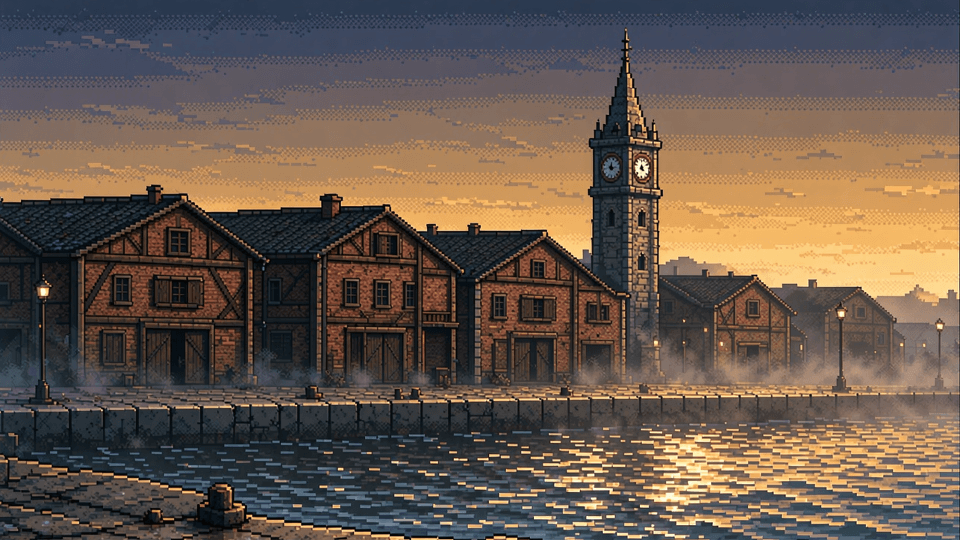
#> input picture assets/backgrounds/bg_canal_dawn.png, 960 x 540 px
$ python build_bg_canal_dawn.py ../assets/backgrounds/bg_canal_dawn.png
#> lines starting #> are read from the running program, lines starting #| are printed output that depends on the picture
"""
第二幕结局背景：古运河破晓
==================================================================
用法： python scripts/build_bg_canal_dawn.py <生图源文件>
把 1536x1024 的生图裁成 16:9，缩放到 1920x1080 / 960x540，
并做一层轻微的「晨光」调色（提亮 + 提暖 + 微微提饱和）。
"""
import os
import sys
from PIL import Image, ImageEnhance

ROOT = os.path.dirname(os.path.dirname(os.path.abspath(__file__)))
OUT_2X = os.path.join(ROOT, 'assets/backgrounds/bg_canal_dawn@2x.png')
OUT_1X = os.path.join(ROOT, 'assets/backgrounds/bg_canal_dawn.png')

W, H = 1920, 1080
CROP_H = 864                      # 1536x1024 -> 1536x864 (16:9)，切掉底部黑边与水印


def grade(img):
    """晨光调色：整体提亮、暖调高光、轻微提饱和，保留上方一点冷色。"""
    img = img.convert('RGB')
    img = ImageEnhance.Brightness(img).enhance(1.06)
    img = ImageEnhance.Color(img).enhance(1.14)
    img = ImageEnhance.Contrast(img).enhance(1.03)
    r, g, b = img.split()
    # 亮部往暖金走，暗部留住一点夜色冷蓝
    r = r.point(lambda v: min(255, int(v * 1.035 + 4)))
    g = g.point(lambda v: min(255, int(v * 0.995 + 1)))
    b = b.point(lambda v: min(255, int(v * 0.955)))
    img = Image.merge('RGB', (r, g, b))
    return img


def build(src_path, out_2x=OUT_2X, out_1x=OUT_1X):
#> called with src_path = '../assets/backgrounds/bg_canal_dawn.png', out_2x = 'assets/backgrounds/bg_canal_dawn@2x.png', out_1x = 'assets/backgrounds/bg_canal_dawn.png'
    src = Image.open(src_path).convert('RGB')
#> src is the input picture: PIL image 960x540 RGB; mean R, G, B 103.8, 88.8, 77.3
    w, h = src.size
#> w = 960; h = 540
    # 自动去掉模型加的左右黑边
    px = src.load()
    def col_dark(x):
        return all(sum(px[x, y]) < 40 for y in range(0, h, 8))
    x0 = 0
    while x0 < w - 1 and col_dark(x0):
        x0 += 1
#> after the loop, x0 = 0
    x1 = w - 1
#> x1 = 959
    while x1 > x0 and col_dark(x1):
        x1 -= 1
#> this loop made 0 passes
#> after the loop, x1 = 959
    x1 += 1
#> x1 = 960
    if x1 - x0 < w * 0.9:
        print('  detected black side bars {}..{} -> cropping'.format(x0, x1))

    crop_h = int((x1 - x0) * 9 / 16)
#> crop_h = 540
    crop_h = min(crop_h, h)
    top = 0
    img = src.crop((x0, top, x1, top + crop_h)).resize((W, H), Image.LANCZOS)
    img = grade(img)
#> in grade, `img = ImageEnhance.Contrast(img).enhance(1.03)`:
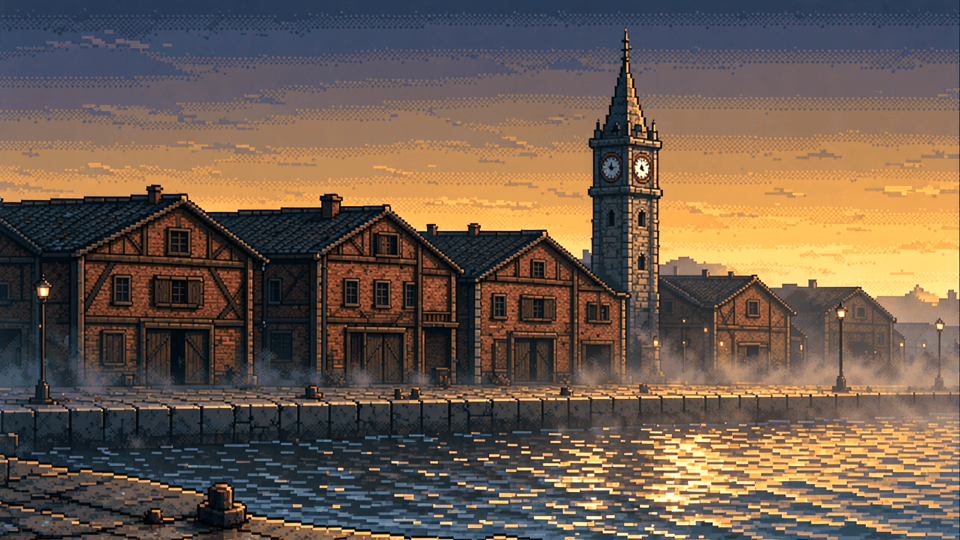
#> img: PIL image 1920x1080 RGB (shown at 1/2 size); mean R, G, B 109.7, 92.1, 77.8
#> in grade, `r, g, b = img.split()`:
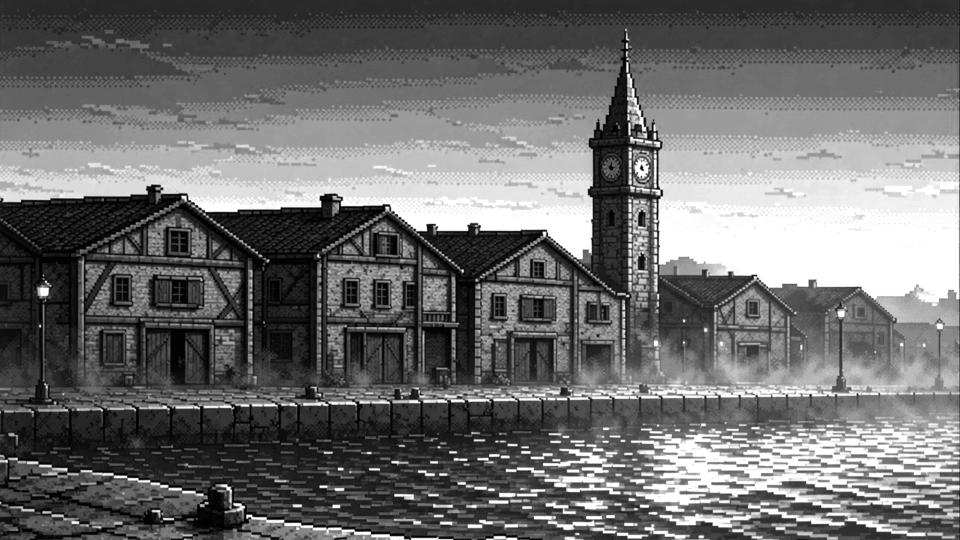
#> r: PIL image 1920x1080 L (shown at 1/2 size); min 0, max 255, mean 109.7
#> in grade, `r, g, b = img.split()`:
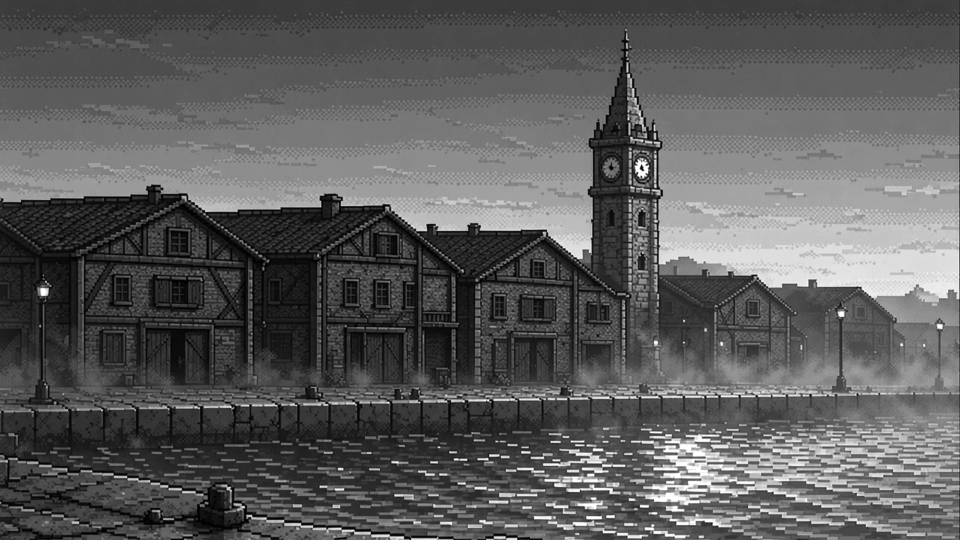
#> g: PIL image 1920x1080 L (shown at 1/2 size); min 0, max 255, mean 92.1
#> in grade, `r, g, b = img.split()`:
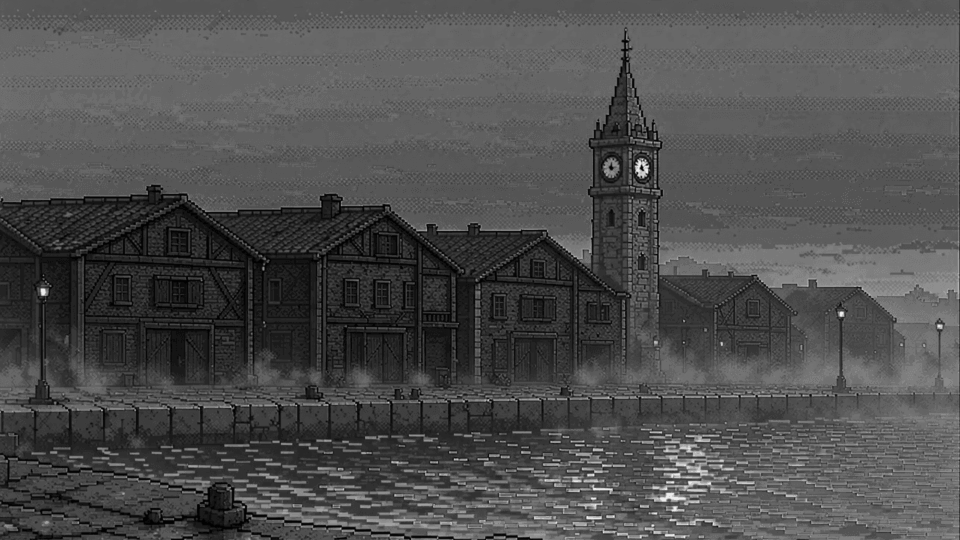
#> b: PIL image 1920x1080 L (shown at 1/2 size); min 0, max 255, mean 77.8

    # 量化成 256 色调色板：与项目其它背景一致，且能把体积压到 1MB 上下
    # （ Floyd-Steinberg 抖动可避免天空/水面渐变出现色带）
    pal = img.quantize(colors=256, method=Image.MEDIANCUT,
                       dither=Image.FLOYDSTEINBERG)
    pal.save(out_2x, optimize=True)
    small = pal.convert('RGB').resize((960, 540), Image.LANCZOS)
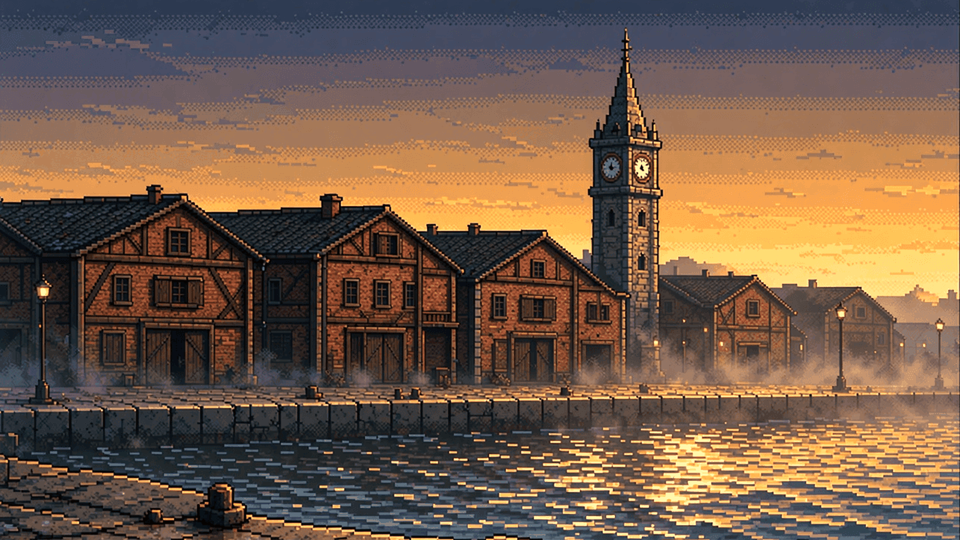
#> small: PIL image 960x540 RGB; mean R, G, B 116, 92, 73.6
    small.quantize(colors=256, method=Image.MEDIANCUT,
                   dither=Image.FLOYDSTEINBERG).save(out_1x, optimize=True)
    for p in (out_2x, out_1x):
        print('  saved {}  ({} KB)'.format(p, os.path.getsize(p) // 1024))
    return pal


if __name__ == '__main__':
    src = sys.argv[1]
    print('building from', os.path.basename(src))
    build(src)

$ run again, with assets/backgrounds/bg_exam_realm.png copied over assets/backgrounds/bg_canal_dawn.png
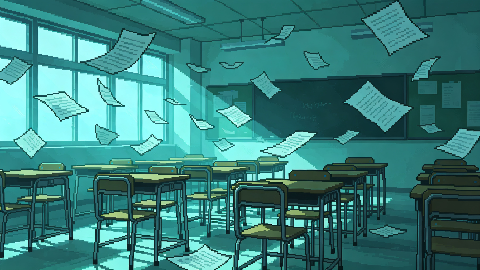
#> input picture assets/backgrounds/bg_exam_realm.png, 480 x 270 px
#> in build, src is the input picture: PIL image 480x270 RGB; mean R, G, B 56.6, 128.4, 124.8
#> in build, `x1 = w - 1`: x1 = 479
#> in build, `x1 += 1`: x1 = 480
#> crop_h = 270
#> in grade, `r, g, b = img.split()`:
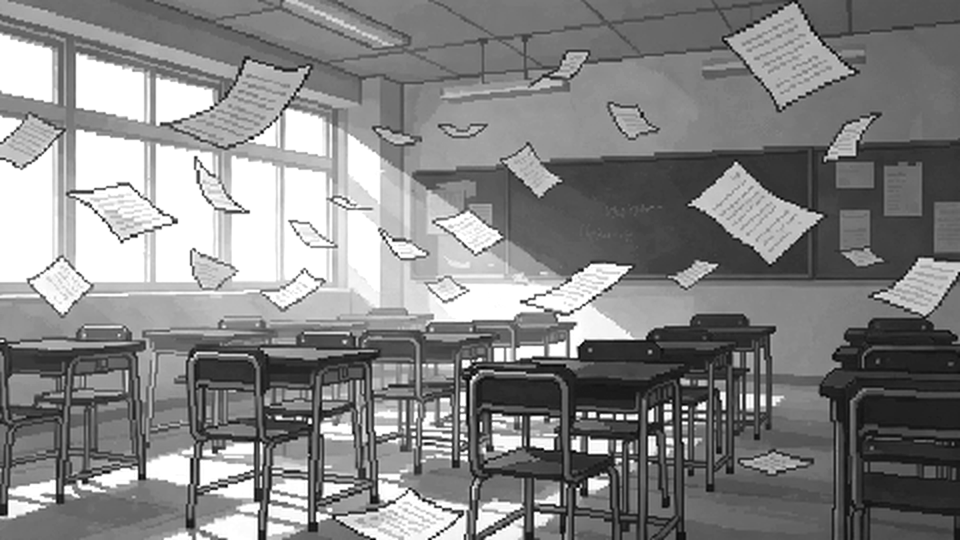
#> b: PIL image 1920x1080 L (shown at 1/2 size); min 0, max 255, mean 132.4
#> in build, `small = pal.convert('RGB').resize((960, 540), Image.LANCZOS)`:
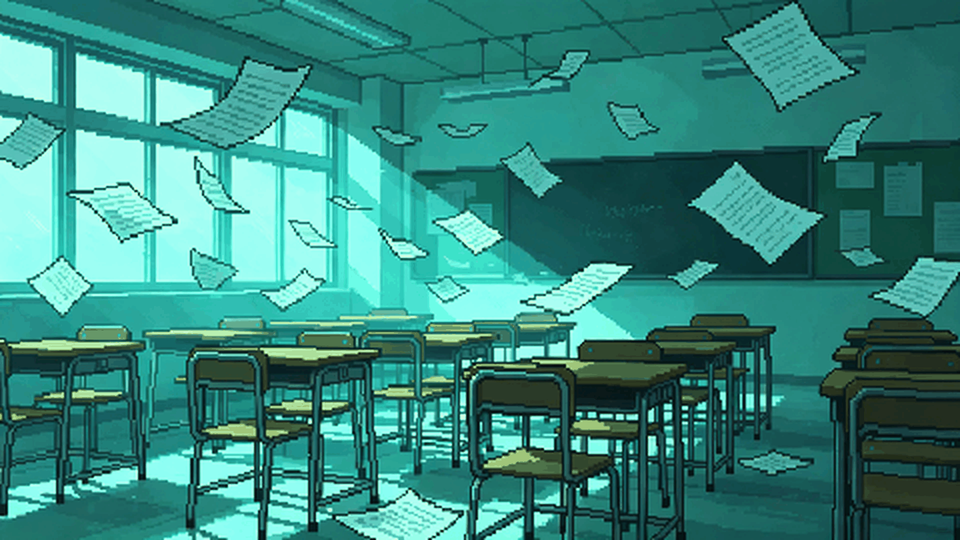
#> small: PIL image 960x540 RGB; mean R, G, B 54.6, 136, 126.1

$ run again, with assets/backgrounds/bg_field_relief.png copied over assets/backgrounds/bg_canal_dawn.png
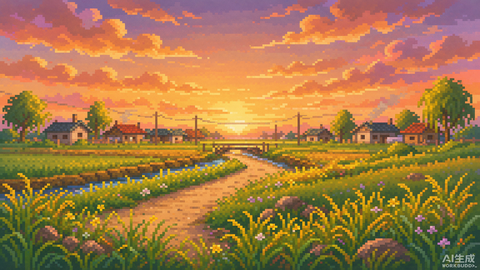
#> input picture assets/backgrounds/bg_field_relief.png, 480 x 270 px
#> in build, src is the input picture: PIL image 480x270 RGB; mean R, G, B 164.9, 121.6, 71.1
#> in build, `x1 = w - 1`: x1 = 479
#> in build, `x1 += 1`: x1 = 480
#> crop_h = 270
#> in grade, `r, g, b = img.split()`:
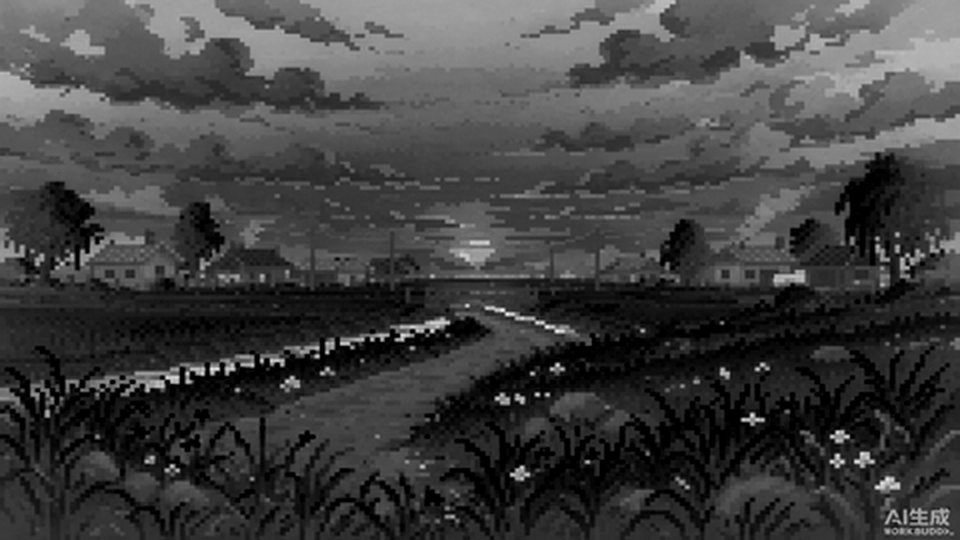
#> b: PIL image 1920x1080 L (shown at 1/2 size); min 0, max 255, mean 63.7
#> in build, `small = pal.convert('RGB').resize((960, 540), Image.LANCZOS)`:
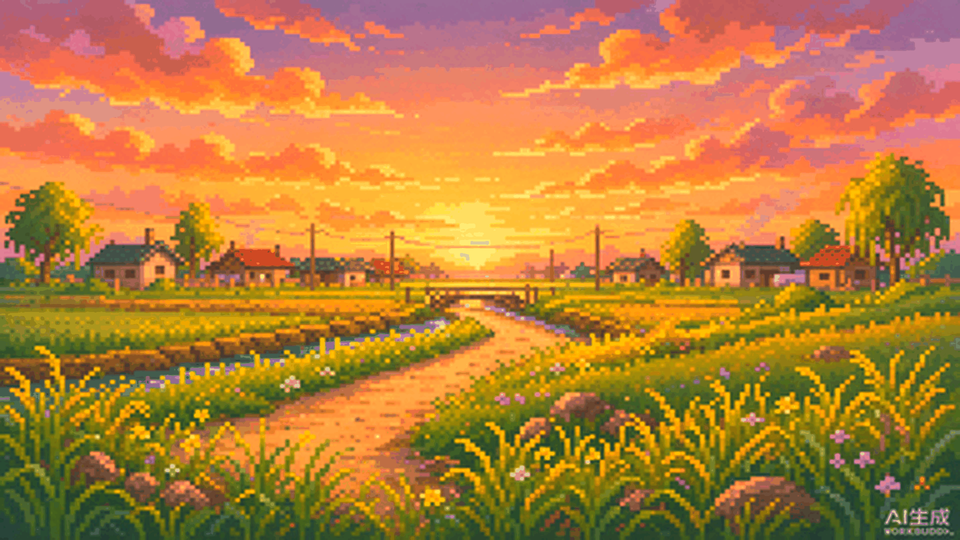
#> small: PIL image 960x540 RGB; mean R, G, B 182.8, 126.1, 60
